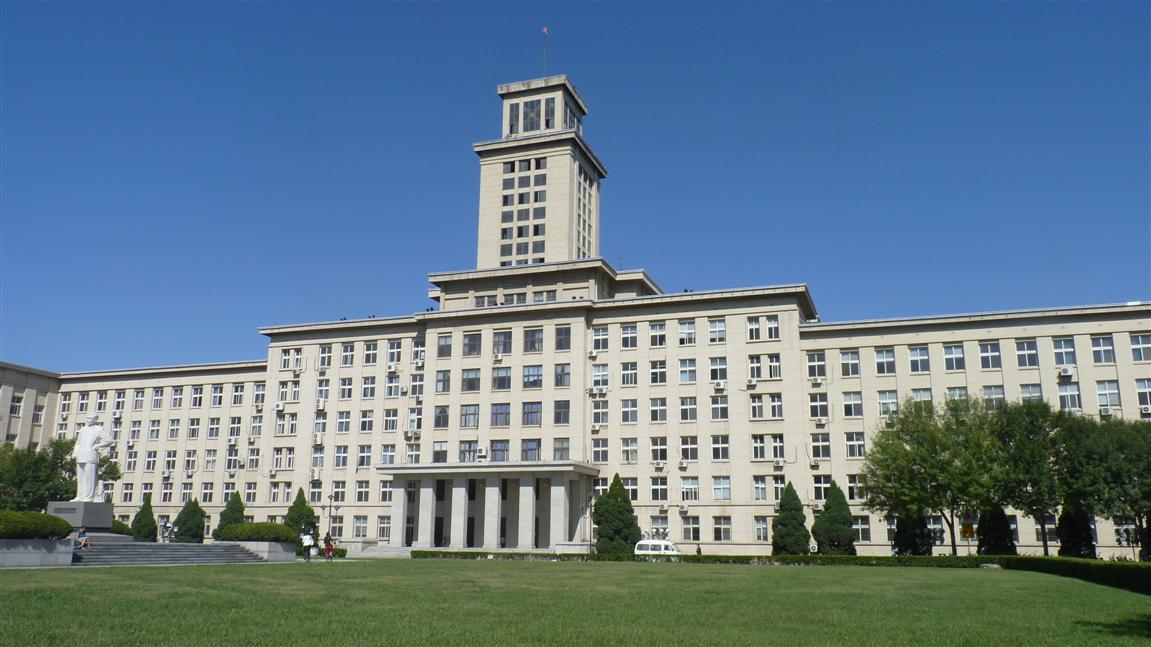
//> input picture 机器视觉技术/机器视觉实验 sfy/0519_2412526_史峰源_实验三/testimg.jpg, 1151 x 647 px
$ ./differential_filter   (built with g++ and OpenCV 4)
//> lines starting //> are read from the running program, lines starting //| are printed output that depends on the picture
#include <iostream>
#include <fstream>
#include "opencv2/opencv.hpp"
#include "opencv2/imgproc/imgproc.hpp"
#include "opencv2/highgui/highgui.hpp"
#include<cmath>
#include <stdio.h>

using namespace cv;
using namespace std;

Mat myEdgeDetect(Mat img)
{
	Mat EdgeImg;
    CV_Assert(img.type()==CV_8UC1);

    //先进性平滑滤波，再使用一阶差分滤波器

    Mat blurred;
    GaussianBlur(img,blurred,Size(3,3),0,0);

    Mat grad_x,grad_y;
    Mat abs_grad_x,abs_grad_y;

    Sobel(blurred,grad_x,CV_16S,1,0,3);
    Sobel(blurred,grad_y,CV_16S,0,1,3);

    convertScaleAbs(grad_x,abs_grad_x);
    convertScaleAbs(grad_y,abs_grad_y);

    addWeighted(abs_grad_x,0.5,abs_grad_y,0.5,0,EdgeImg);
	/*

	完善使用差分滤波器的边缘检测计算过程（利用线性滤波）

	*/


	//返回原图像经过边缘检测的结果EdgeImg
	return EdgeImg;
}


int main()
{
	Mat input = imread("testimg.jpg");
//> input is the input picture: 647 rows x 1151 cols, CV_8UC3; mean B, G, R 141.3, 123.7, 99.5

	Mat gray;
	//彩色图转为灰度图
	cvtColor(input, gray, COLOR_BGR2GRAY);
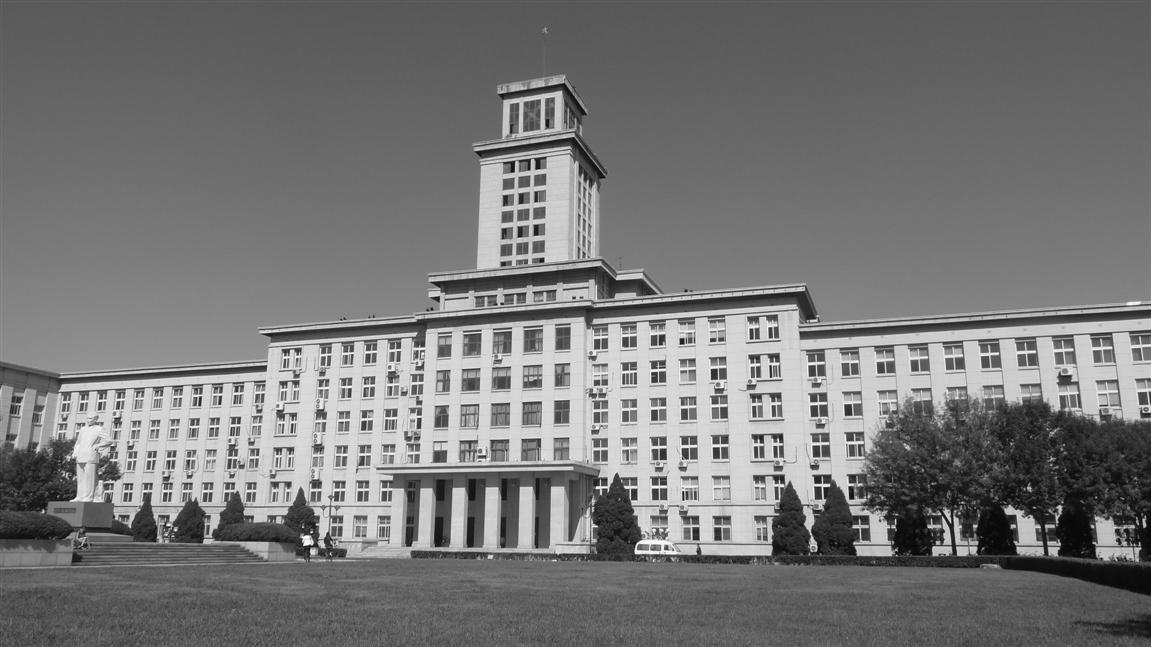
//> gray: 647 rows x 1151 cols, CV_8UC1; min 0, max 255, mean 118.4

	//使用差分滤波器的边缘检测（利用线性滤波），需编程实现
	Mat EdgeImg = myEdgeDetect(gray);
//> in myEdgeDetect, `Sobel(blurred,grad_y,CV_16S,0,1,3);`:
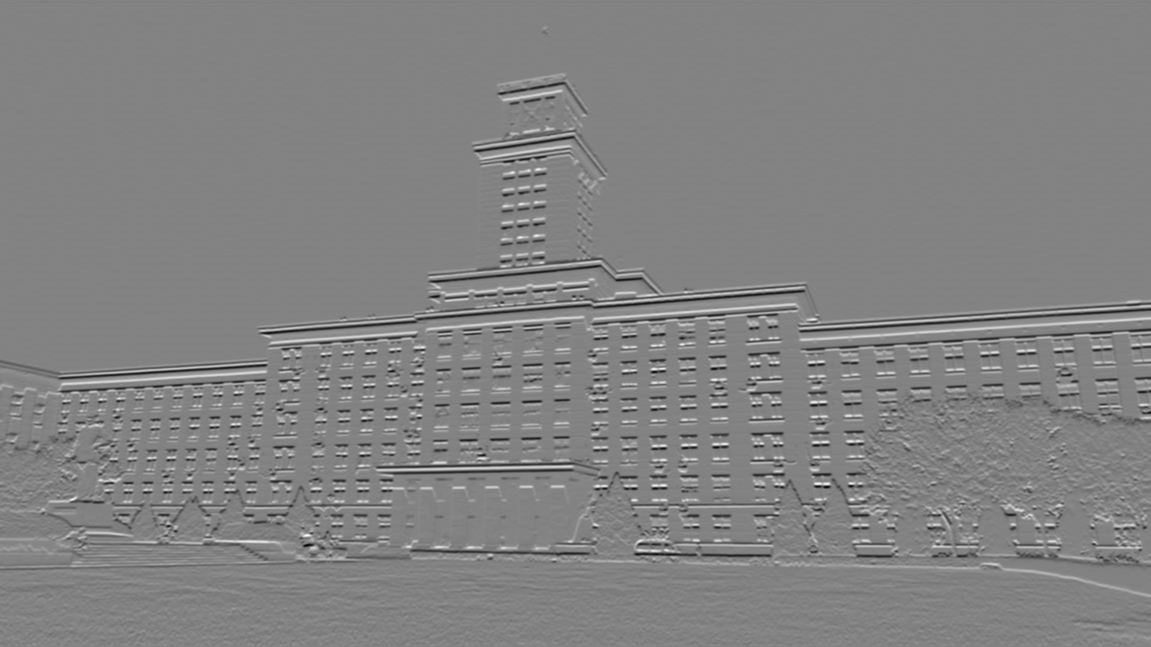
//> grad_y: 647 rows x 1151 cols, CV_16SC1; min -626, max 596, mean 0; drawn with min black and max white
//> in myEdgeDetect, `convertScaleAbs(grad_x,abs_grad_x);`:
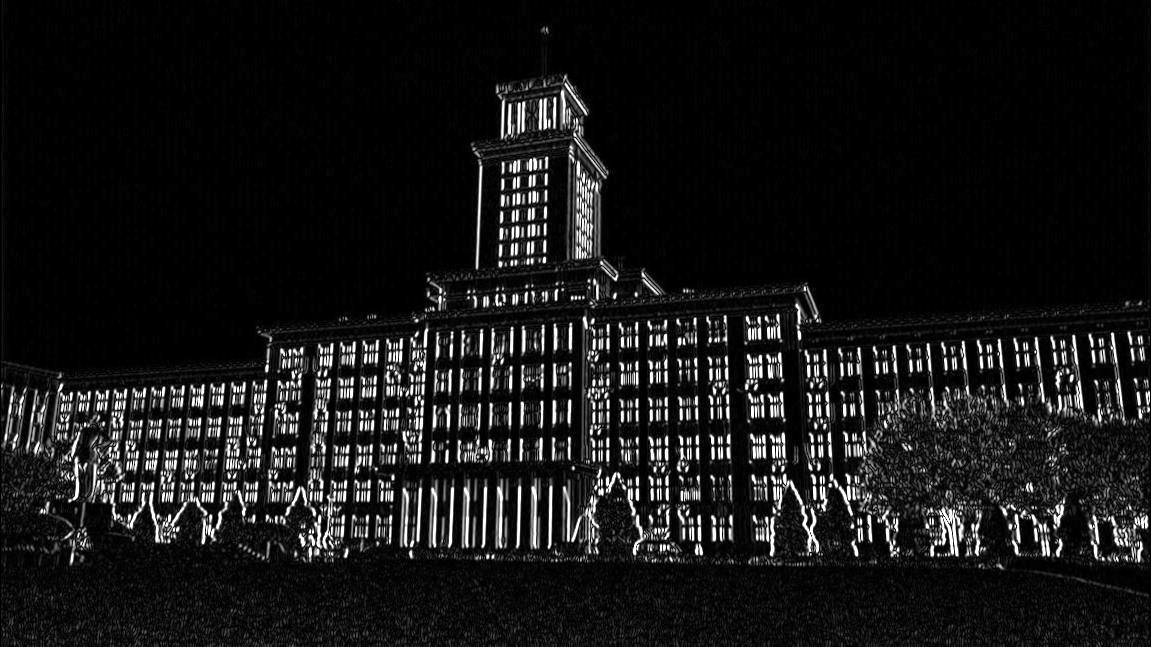
//> abs_grad_x: 647 rows x 1151 cols, CV_8UC1; min 0, max 255, mean 22.8
//> in myEdgeDetect, `convertScaleAbs(grad_y,abs_grad_y);`:
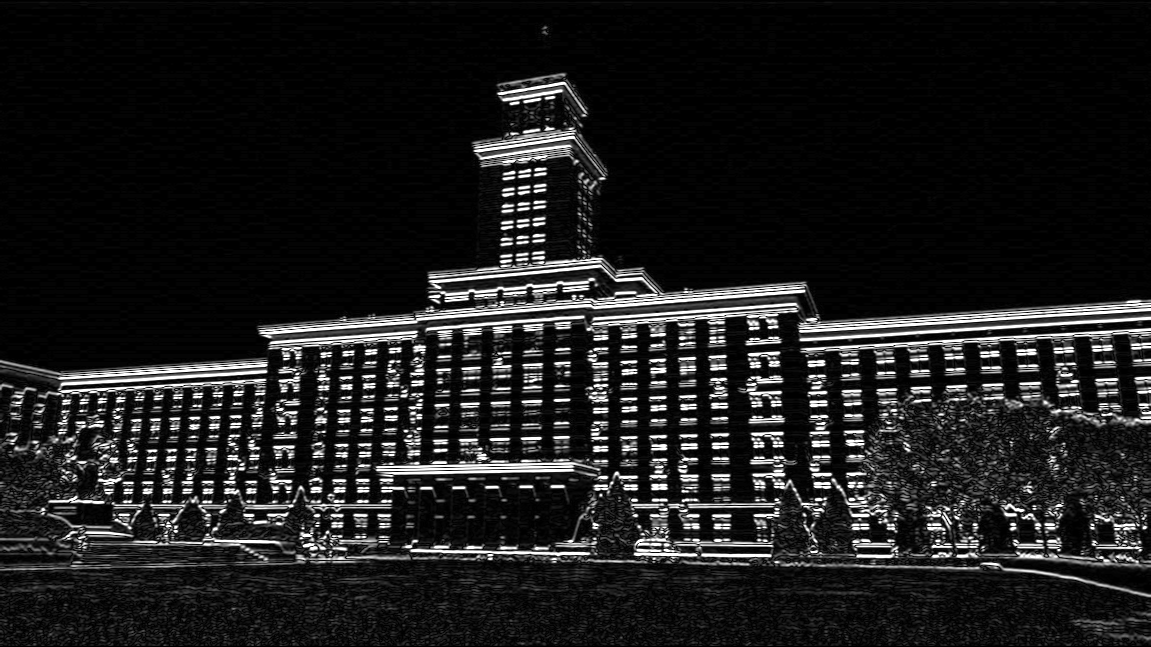
//> abs_grad_y: 647 rows x 1151 cols, CV_8UC1; min 0, max 255, mean 29.3
//> in myEdgeDetect, `addWeighted(abs_grad_x,0.5,abs_grad_y,0.5,0,EdgeImg);`:
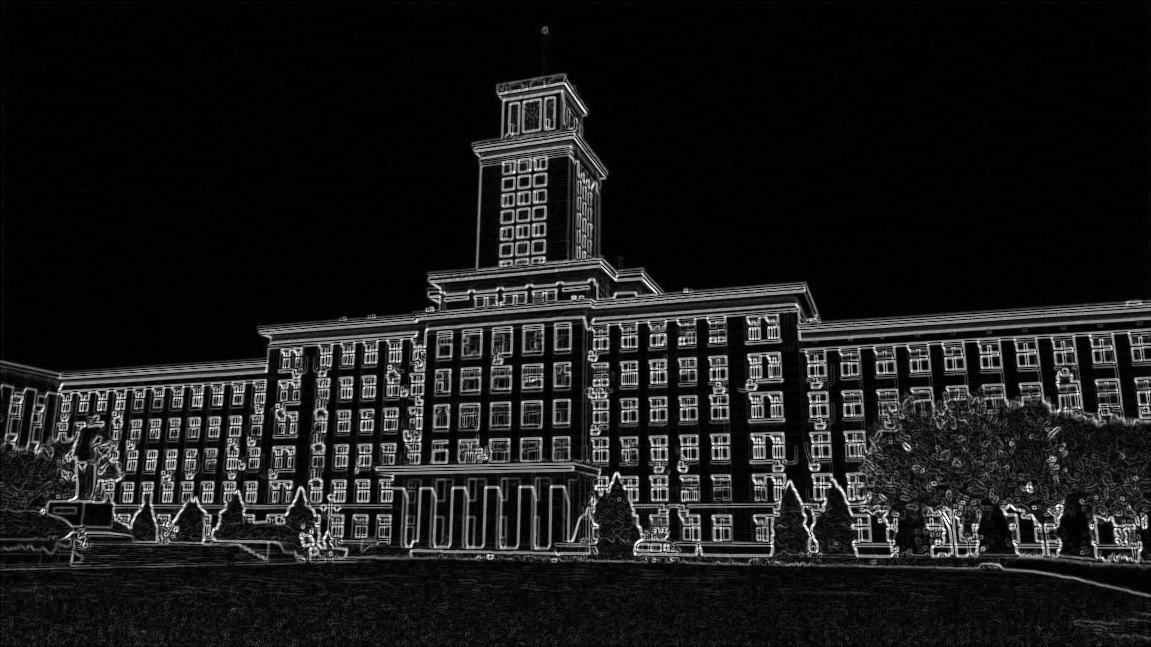
//> EdgeImg: 647 rows x 1151 cols, CV_8UC1; min 0, max 255, mean 26

	imshow("input", input);
	imshow("EdgeImg", EdgeImg);
	waitKey(0);
	return 0;
}
